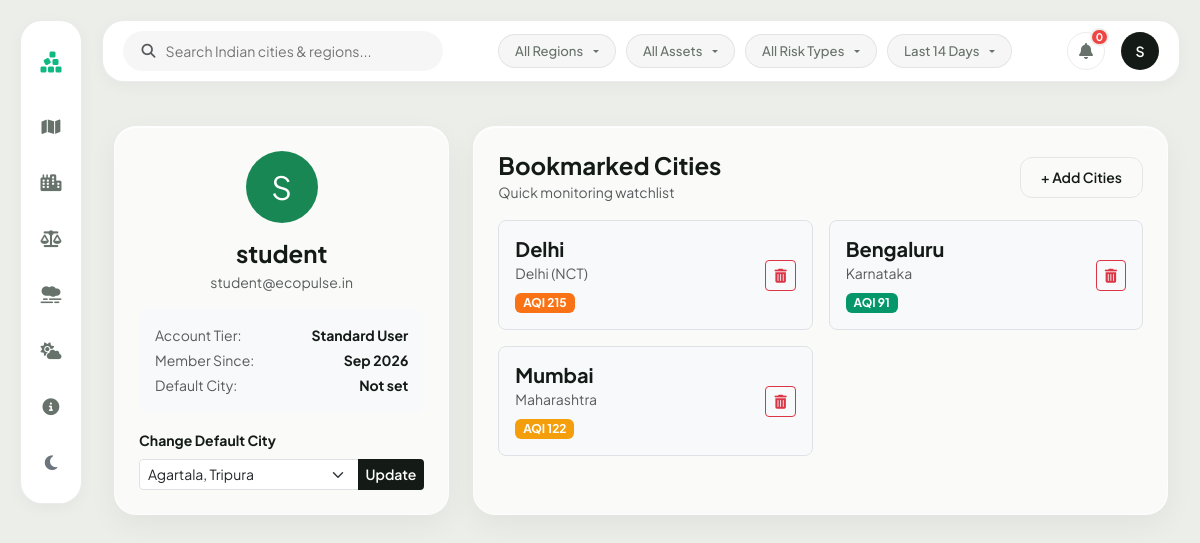
/accounts/profile/ (signed in), run on the app's committed database.
### accounts/models.py (models this page shows, shortened)
class UserProfile(models.Model):
    user = models.OneToOneField(User, on_delete=models.CASCADE, related_name='profile')
    default_city = models.ForeignKey(City, on_delete=models.SET_NULL, null=True, blank=True, related_name='+')
    theme_preference = models.CharField(max_length=10, default='dark', choices=[('dark', 'Dark'), ('light', 'Light')])
    created_at = models.DateTimeField(auto_now_add=True)

class FavoriteCity(models.Model):
    user = models.ForeignKey(User, on_delete=models.CASCADE, related_name='favorites')
    city = models.ForeignKey(City, on_delete=models.CASCADE, related_name='favorited_by')
    created_at = models.DateTimeField(auto_now_add=True)
    class Meta:
        unique_together = ('user', 'city')
        verbose_name_plural = 'Favorite Cities'

### cities/models.py (models this page shows, shortened)
class City(models.Model):
    name = models.CharField(max_length=100, unique=True)
    slug = models.SlugField(max_length=100, unique=True, blank=True)
    state = models.CharField(max_length=100)
    population = models.BigIntegerField(help_text='Total city population')
    latitude = models.DecimalField(max_digits=9, decimal_places=6)
    longitude = models.DecimalField(max_digits=9, decimal_places=6)
    description = models.TextField(blank=True, default='')
    is_metro = models.BooleanField(default=False)
    created_at = models.DateTimeField(auto_now_add=True)
    class Meta:
        verbose_name_plural = 'Cities'
        ordering = ['name']
    @property
    def latest_air_quality(self):
        return self.air_quality_records.order_by('-recorded_date').first()

### pollution/models.py (models this page shows, shortened)
class AirQuality(models.Model):
    TRAFFIC_CHOICES = [
        ('Low', 'Low'),
        ('Moderate', 'Moderate'),
        ('Heavy', 'Heavy'),
        ('Severe', 'Severe'),
    ]
    city = models.ForeignKey(City, on_delete=models.CASCADE, related_name='air_quality_records')
    recorded_date = models.DateField()
    aqi = models.IntegerField(help_text='Air Quality Index (0 - 500)')
    pm25 = models.FloatField(help_text='PM2.5 concentration in ug/m3')
    pm10 = models.FloatField(help_text='PM10 concentration in ug/m3')
    co = models.FloatField(help_text='Carbon Monoxide in mg/m3')
    no2 = models.FloatField(help_text='Nitrogen Dioxide in ug/m3')
    so2 = models.FloatField(help_text='Sulphur Dioxide in ug/m3')
    o3 = models.FloatField(help_text='Ozone in ug/m3')
    traffic_level = models.CharField(max_length=20, choices=TRAFFIC_CHOICES, default='Moderate')
    created_at = models.DateTimeField(auto_now_add=True)
    class Meta:
        verbose_name = 'Air Quality Record'
        verbose_name_plural = 'Air Quality Records'
        ordering = ['-recorded_date']
        unique_together = ('city', 'recorded_date')
    def get_risk_color(self):
        if self.aqi <= 50:
            return '#10b981'
        elif self.aqi <= 100:
            return '#059669'
        elif self.aqi <= 200:
            return '#f59e0b'
        elif self.aqi <= 300:
            return '#f97316'
        elif self.aqi <= 400:
            return '#ef4444'
        else:
            return '#7f1d1d'

### accounts/views.py (the view, shortened to what this page needs)
# urls.py: path('profile/', views.profile_view, name='profile'),
@login_required
def profile_view(request):
    profile, _ = UserProfile.objects.get_or_create(user=request.user)
    favorites = FavoriteCity.objects.filter(user=request.user).select_related('city')
    all_cities = City.objects.all().order_by('name')
    context = {
        'profile': profile,
        'favorites': favorites,
        'all_cities': all_cities
    }
    return render(request, 'accounts/profile.html', context)

### templates/accounts/profile.html (shortened to what this page needs)
{% extends 'base.html' %}
{% block content %}
<div class="container py-4">
  <div class="row g-4">
    <div class="col-lg-4">
      <div class="eco-card text-center p-4">
        <div class="rounded-circle bg-success text-white d-inline-flex align-items-center justify-content-center mb-3" style="width: 72px; height: 72px; font-size: 2rem;">
          {{ user.username|make_list|first|upper }}
        </div>
        <h4 class="brand-font fw-bold mb-1">{{ user.username }}</h4>
        <p class="text-muted small mb-3">{{ user.email|default:'No email configured' }}</p>
        <div class="text-start p-3 rounded-3 bg-body-tertiary small mb-3">
          <div class="d-flex justify-content-between mb-1">
            <span class="text-muted">Account Tier:</span>
            <strong>{% if user.is_staff %}Staff Administrator{% else %}Standard User{% endif %}</strong>
          </div>
          <div class="d-flex justify-content-between mb-1">
            <span class="text-muted">Member Since:</span>
            <strong>{{ user.date_joined|date:"M Y" }}</strong>
          </div>
          <div class="d-flex justify-content-between">
            <span class="text-muted">Default City:</span>
            <strong>{{ profile.default_city.name|default:'Not set' }}</strong>
          </div>
        </div>
        <form method="POST" class="text-start">
          <label class="form-label small fw-bold">Change Default City</label>
          <div class="input-group input-group-sm">
            <select name="default_city" class="form-select">
              {% for c in all_cities %}
                <option value="{{ c.id }}" {% if profile.default_city and profile.default_city.id == c.id %}selected{% endif %}>
                  {{ c.name }}, {{ c.state }}
                </option>
              {% endfor %}
            </select>
            <button type="submit" class="btn btn-ep-primary">Update</button>
          </div>
        </form>
      </div>
    </div>
    <div class="col-lg-8">
      <div class="eco-card h-100 p-4">
        <div class="d-flex justify-content-between align-items-center mb-3">
          <div>
            <h4 class="brand-font fw-bold mb-0">Bookmarked Cities</h4>
            <span class="small text-muted">Quick monitoring watchlist</span>
          </div>
          <a href="{% url 'cities:list' %}" class="btn btn-sm btn-ep-outline">+ Add Cities</a>
        </div>
        <div class="row g-3">
          {% for fav in favorites %}
            <div class="col-md-6">
              <div class="p-3 rounded-3 bg-body-tertiary border border-subtle d-flex justify-content-between align-items-center">
                <div>
                  <h5 class="brand-font fw-bold mb-0">
                    <a href="{% url 'cities:detail' fav.city.slug %}" class="text-decoration-none text-reset">
                      {{ fav.city.name }}
                    </a>
                  </h5>
                  <span class="small text-muted">{{ fav.city.state }}</span>
                  <div class="mt-1">
                    <span class="badge" style="background-color: {{ fav.city.latest_air_quality.get_risk_color }}; font-size: 0.75rem;">
                      AQI {{ fav.city.latest_air_quality.aqi }}
                    </span>
                  </div>
                </div>
                <div>
                  <a href="{% url 'accounts:toggle_favorite' fav.city.id %}" class="btn btn-sm btn-outline-danger" title="Remove from favorites">
                    <i class="fas fa-trash-alt"></i>
                  </a>
                </div>
              </div>
            </div>
          {% empty %}
            <div class="col-12 py-5 text-center text-muted">
              <i class="far fa-heart fs-1 mb-2"></i>
              <p>You have not bookmarked any favorite cities yet.</p>
              <a href="{% url 'cities:list' %}" class="btn btn-sm btn-ep-primary">Browse Cities Directory</a>
            </div>
          {% endfor %}
        </div>
      </div>
    </div>
  </div>
</div>
{% endblock %}

### templates/base.html (shortened to what this page needs)
{% load static %}
<!DOCTYPE html>
<html lang="en" data-bs-theme="light">
<head>
  <link href="https://cdn.jsdelivr.net/npm/bootstrap@5.3.3/dist/css/bootstrap.min.css" rel="stylesheet">
  <link rel="stylesheet" href="https://cdnjs.cloudflare.com/ajax/libs/font-awesome/6.5.1/css/all.min.css">
  <link rel="stylesheet" href="{% static 'css/custom.css' %}">
</head>
<body>
  <div class="app-container-frame">
    <div class="layout-shell">
      <aside class="rail-sidebar">
        <a href="{% url 'dashboard:index' %}" class="rail-brand" title="EcoPulse Environmental Intelligence">
          <i class="fas fa-cubes-stacked"></i>
        </a>
        <a href="{% url 'dashboard:index' %}" class="rail-icon-btn {% if request.resolver_match.app_name == 'dashboard' and request.resolver_match.url_name == 'index' %}active{% endif %}" title="Environmental Risk Map">
          <i class="fas fa-map"></i>
        </a>
        <a href="{% url 'cities:list' %}" class="rail-icon-btn {% if request.resolver_match.app_name == 'cities' %}active{% endif %}" title="Cities & Operations Assets">
          <i class="fas fa-city"></i>
        </a>
        <a href="{% url 'dashboard:compare' %}" class="rail-icon-btn {% if request.resolver_match.app_name == 'dashboard' and request.resolver_match.url_name == 'compare' %}active{% endif %}" title="Comparative Regional Analytics">
          <i class="fas fa-scale-balanced"></i>
        </a>
        <a href="{% url 'pollution:analytics' %}" class="rail-icon-btn {% if request.resolver_match.app_name == 'pollution' %}active{% endif %}" title="Chemical Telemetry & Pollution">
          <i class="fas fa-smog"></i>
        </a>
        <a href="{% url 'weather:index' %}" class="rail-icon-btn {% if request.resolver_match.app_name == 'weather' %}active{% endif %}" title="Weather & Climate Progression">
          <i class="fas fa-cloud-sun"></i>
        </a>
        <a href="{% url 'dashboard:about' %}" class="rail-icon-btn {% if request.resolver_match.app_name == 'dashboard' and request.resolver_match.url_name == 'about' %}active{% endif %}" title="Methodology & Project Info">
          <i class="fas fa-circle-info"></i>
        </a>
        <div class="mt-auto d-flex flex-column gap-2">
          <button id="theme-toggle-btn" class="rail-icon-btn border-0 bg-transparent" type="button" title="Toggle Light / Dark Mode">
            <i id="theme-icon" class="fas fa-moon"></i>
          </button>
        </div>
      </aside>
      <main class="d-flex flex-column">
        <header class="top-filter-bar">
          <div class="filter-search-box">
            <i class="fas fa-search text-muted me-2 small"></i>
            <input type="text" id="global-city-search" placeholder="Search Indian cities & regions..." autocomplete="off">
          </div>
          <div class="top-pills-cluster d-none d-md-flex">
            <div class="dropdown">
              <button class="filter-pill-dropdown dropdown-toggle" type="button" data-bs-toggle="dropdown" aria-expanded="false">
                All Regions
              </button>
            </div>
            <div class="dropdown">
              <button class="filter-pill-dropdown dropdown-toggle" type="button" data-bs-toggle="dropdown" aria-expanded="false">
                All Assets
              </button>
            </div>
            <div class="dropdown">
              <button class="filter-pill-dropdown dropdown-toggle" type="button" data-bs-toggle="dropdown" aria-expanded="false">
                All Risk Types
              </button>
            </div>
            <div class="dropdown">
              <button class="filter-pill-dropdown dropdown-toggle" type="button" data-bs-toggle="dropdown" aria-expanded="false">
                Last 14 Days
              </button>
            </div>
          </div>
          <div class="d-flex align-items-center gap-3">
            <div class="notif-wrapper" id="notif-wrapper">
              <button class="notif-bell-btn" id="notif-bell-btn" title="Active Environmental Alerts" aria-label="Notifications">
                <i class="fas fa-bell"></i>
                <span class="notif-badge" id="notif-badge">0</span>
              </button>
            </div>
            {% if user.is_authenticated %}
              <a href="{% url 'accounts:profile' %}" class="user-avatar-pill text-decoration-none" title="Signed in as {{ user.username }}">
                {{ user.username|make_list|first|upper }}
              </a>
            {% else %}
              <a href="{% url 'accounts:login' %}" class="user-avatar-pill text-decoration-none" title="Sign In">
                <i class="fas fa-user-circle fs-5"></i>
              </a>
            {% endif %}
          </div>
        </header>
        {% block content %}{% endblock %}
      </main>
    </div>
  </div>
</body>
</html>

### data on the page
UserProfile: default_city.name "Not set"
FavoriteCity: city.name "Delhi", city.state "Delhi (NCT)", city.latest_air_quality.aqi "215"
FavoriteCity: city.name "Bengaluru", city.state "Karnataka", city.latest_air_quality.aqi "91"
FavoriteCity: city.name "Mumbai", city.state "Maharashtra", city.latest_air_quality.aqi "122"

### other printed values
{{ user.username|make_list|first|upper }} "S"
{{ user.username }} "student"
{{ user.email|default:'No email configured' }} "student@ecopulse.in"
{{ user.date_joined|date:"M Y" }} "Sep 2026"
form field default_city "Agartala, Tripura"
